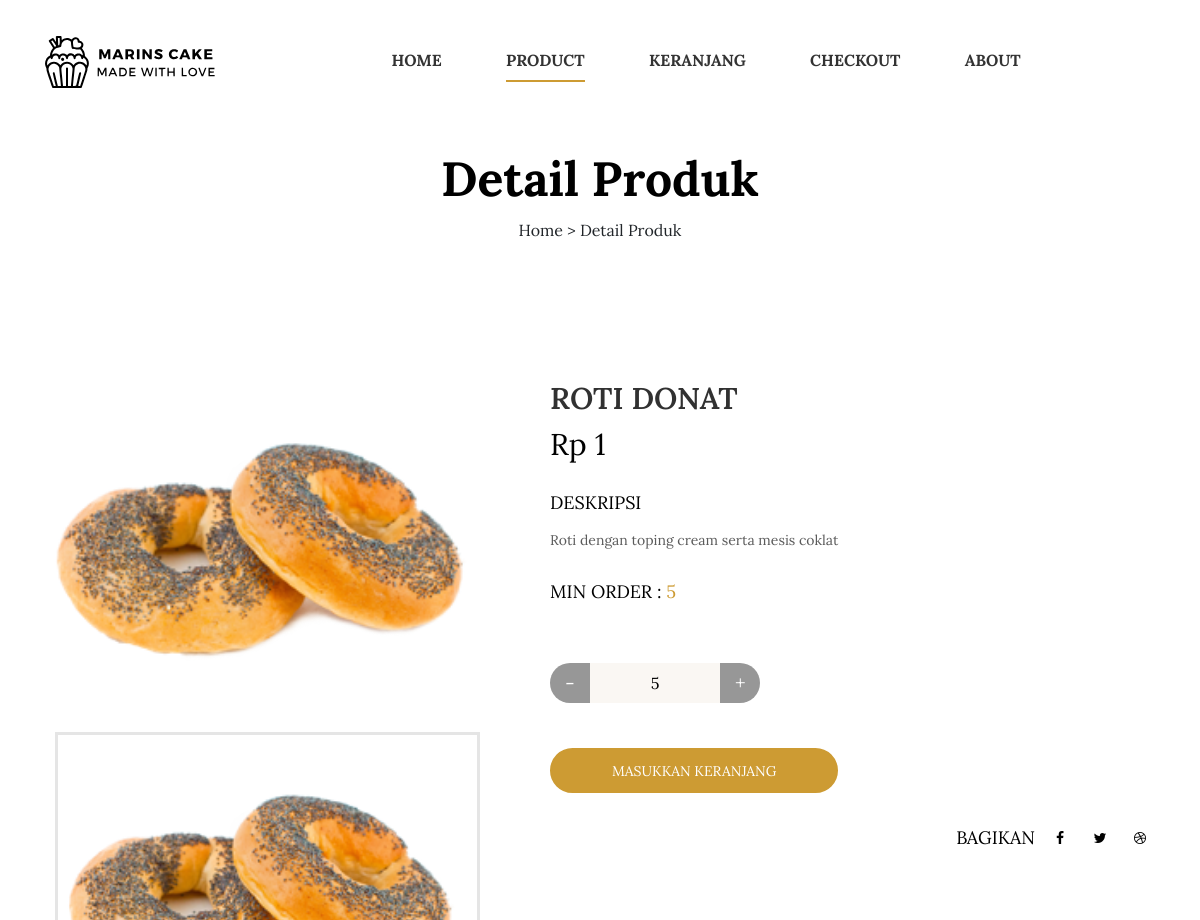
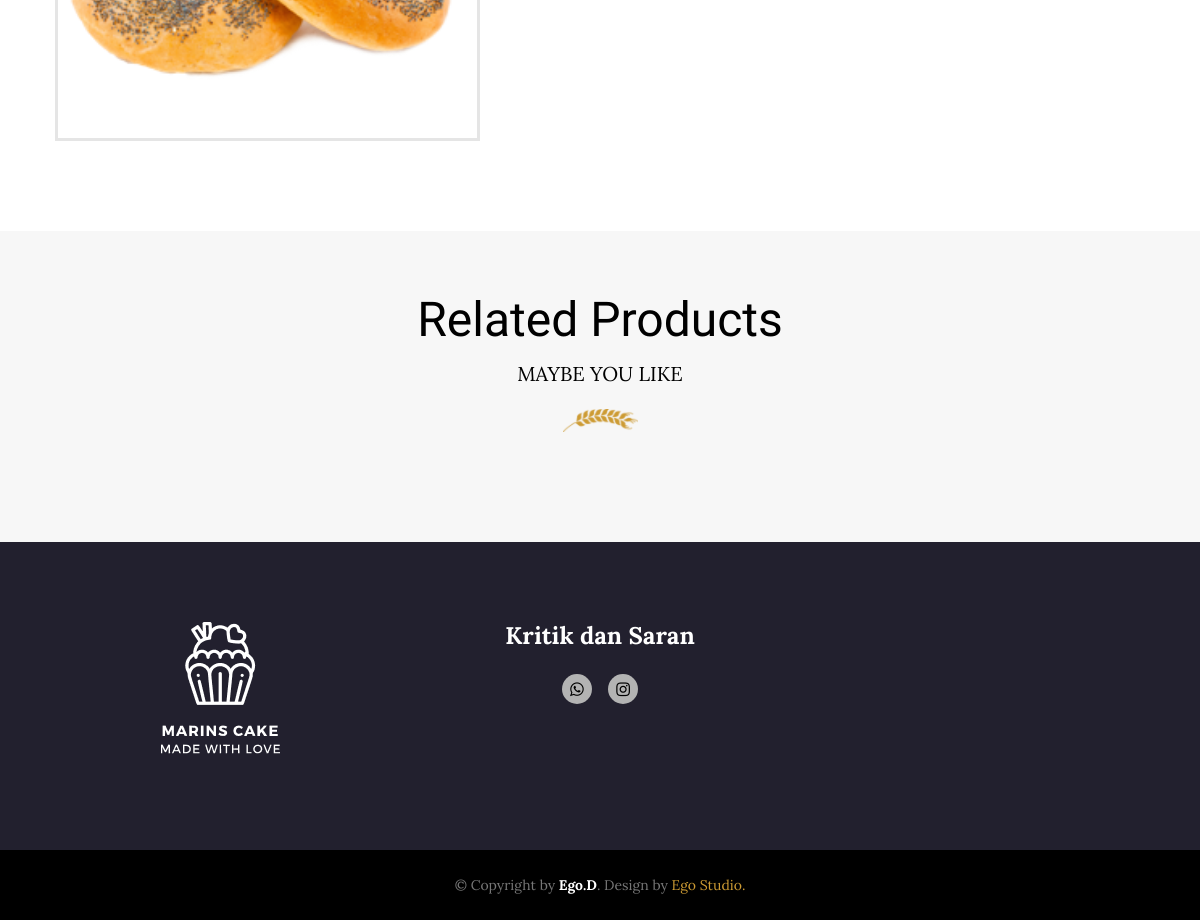
/produk/detail/4, run on the app's committed database (2 pictures, top to bottom).
### tables this page shows
CREATE TABLE `gambar_produk` (
  `id_gambar_produk` int(11) NOT NULL,
  `id_produk` int(11) NOT NULL,
  `gambar` text NOT NULL
);

CREATE TABLE `produk` (
  `id_produk` int(11) NOT NULL,
  `id_jenis` int(11) NOT NULL,
  `nama_produk` varchar(50) NOT NULL,
  `harga` int(11) NOT NULL,
  `status_produk` tinyint(1) NOT NULL,
  `stok` int(11) NOT NULL,
  `min_order` int(11) NOT NULL,
  `deskripsi` text NOT NULL,
  `created_at` date NOT NULL DEFAULT current_timestamp()
);

### application/controllers/Produk.php (called while the page is built, shortened)
<?php
class Produk extends CI_Controller
{
	public function detail($id_produk)
	{
		$data['produk']	= $this->Model_produk->get_produk_where($id_produk)->result_array();
		$data['gambar'] = $this->Model_produk->get_gambar_produk($id_produk)->result_array();
		$this->load->view('template/header2');
		$this->load->view('detail_produk', $data);
		$this->load->view('template/footer');
	}
}

### index.php (called while the page is built, shortened)
<?php
require_once BASEPATH.'core/CodeIgniter.php';

### application/models/Model_produk.php (called while the page is built, shortened)
<?php
class Model_produk extends CI_Model
{
	public function get_produk_where($id_produk)
	{
		$this->db->select('*');
		$this->db->from('produk');
		$this->db->join('jenis_produk', 'jenis_produk.id_jenis = produk.id_jenis');
		$this->db->where('id_produk', $id_produk);
		return $this->db->get();
	}
	public function get_gambar_produk($id_produk)
	{
		$this->db->select('*');
		$this->db->from('gambar_produk');
		$this->db->where('id_produk', $id_produk);
		return $this->db->get();
	}
}

### application/views/detail_produk.php (the view, shortened to what this page needs)
<div class="ps-hero bg--cover" data-background="<?= base_url() ?>assets/client/images/hero/about.jpg">
    <div class="ps-hero__content ">
        <h1> Detail Produk</h1>
        <div class="text-center">
            Home > Detail Produk
        </div>
    </div>
</div>
<main class="ps-main">
    <div class="container">
        <div class="ps-product--detail py-0 my-0">
            <div class="row">
                <?php foreach ($produk as $prd) : ?>
                    <div class="col-lg-5 col-md-6 col-sm-12 col-xs-12 ">
                        <div class="ps-product__thumbnail">
                            <div class="ps-product__image">
                                <?php foreach ($gambar as $gbr) : ?>
                                    <div class="item"><a href="<?= base_url() ?>uploads/gambar_produk/<?= $gbr['gambar'] ?>"><img src="<?= base_url() ?>uploads/gambar_produk/<?= $gbr['gambar'] ?>" alt=""></a></div>
                                <?php endforeach ?>
                            </div>
                            <div class="ps-product__preview">
                                <div class="ps-product__variants">
                                    <?php foreach ($gambar as $gbr) : ?>
                                        <div class="item"><img src="<?= base_url() ?>uploads/gambar_produk/<?= $gbr['gambar'] ?>" alt=""></div>
                                    <?php endforeach ?>
                                </div>
                            </div>
                        </div>
                    </div>
                    <div class="col-lg-7 col-md-6 col-sm-12 col-xs-12 ">
                        <div class="ps-product__info">
                            <h1 class="text-uppercase"><?= $prd['nama_produk'] ?></h1>
                            <h3 class="ps-product__price"><span>Rp <?= number_format($prd['harga'], '0', ',', '.') ?></span></h3>
                            <div class="ps-product__desc">
                                <h5>DESKRIPSI</h5>
                                <p><?= $prd['deskripsi'] ?></p>
                            </div>
                            <div class="ps-product__status">
                                <h5>Min order : <span> <?= $prd['min_order'] ?></span></h5>
                            </div>
                            <div class="ps-product__shopping">
                                <form class="ps-form--shopping" id="cart" action="" method="post">
                                    <div class="form-group--number">
                                        <button class="minus"><span>-</span></button>
                                        <input id="<?= $prd['id_produk'] ?>" class="form-control" type="text" value="<?= $prd['min_order'] ?>">
                                        <button class="plus"><span>+</span></button>
                                    </div>
                                </form>
                            </div>
                            <div class="ps-product__shopping">
                                <?php $i = 0;
                                foreach ($gambar as $gbr) :
                                    if ($i == 0) : ?>
                                        <button class="add_cart ps-btn ps-btn--yellow" data-produkid="<?= $prd['id_produk'] ?>" data-produknama="<?= $prd['nama_produk'] ?>" data-produkharga="<?= $prd['harga'] ?>" data-produkgambar="<?= $gbr['gambar'] ?>" data-produkstok="<?= $prd['stok'] ?>" data-minorder="<?= $prd['min_order'] ?>">Masukkan Keranjang</button>
                                <?php endif;
                                    $i++;
                                endforeach; ?>
                            </div>
                            <div class="ps-product__sharing">
                                <p class="text-right">Bagikan<a href="#"><i class="fa fa-facebook"></i></a><a href="#"><i class="fa fa-twitter"></i></a><a href="#"><i class="fa fa-dribbble"></i></a></p>
                            </div>
                        </div>
                    </div>
                <?php endforeach ?>
            </div>
        </div>
    </div>
</main>
<div class="ps-related-product ">
    <div class="container">
        <div class="ps-section__header text-center">
            <h3 class="ps-section__title">Related Products</h3>
            <p>Maybe you like</p><span><img src="<?= base_url() ?>assets/client/images/icons/floral.png" alt=""></span>
        </div>
    </div>
</div>

### data on the page
produk: nama_produk "ROTI DONAT", harga "1", deskripsi "Roti dengan toping cream serta mesis coklat", min_order "5"
gambar_produk: gambar (picture)
